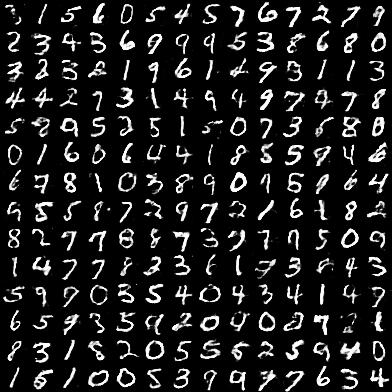
#> input picture latex/figures/sample_0100.jpg, 392 x 392 px, found by its file name; its folder holds 3 pictures in this run
$ python split.py
#> lines starting #> are read from the running program, lines starting #| are printed output that depends on the picture
from PIL import Image

# I may have mixed the weight and height

work_num = 100	# 25, 50 or 100
x_n, y_n = 14, 14
h, w = 28, 28
label_n = 10
sample_n = 7	# each class sample number

load_path = './figures/sample_%04d.jpg' % work_num
save_path = './figures/sorted_%04d.jpg' % work_num

img = Image.open(load_path)
#> img is the input picture: PIL image 392x392 RGB; min 0, max 255, mean 33.2

label = [
			[3, 1, 5, 6, 0, 5, 4, 5, 7, 6, 7, 2, 7, 9],
			[2, 3, 4, 3, 6, 9, 9, 9, 5, 3, 8, 6, 8, 0],
			[3, 2, 3,-1, 1, 9, 6, 1, 4, 9, 3, 1, 1, 3],
			[4, 4, 2, 7, 3, 1, 4, 9, 4, 9, 7, 4, 7, 8],
			[5, 8, 9, 5, 2, 5, 1, 5, 0, 7, 3, 6, 8, 8],
			[0, 1, 6, 0, 6, 4, 4, 1, 8, 5, 5, 9, 4, 6],
			[6, 7, 8, 1, 0, 3, 8, 9, 0, 4, 8, 9, 6, 4],
			[9, 5, 5, 8, 7, 2, 9, 7, 2, 1, 6, 1, 8, 2],
			[8, 2, 7, 7, 8, 8, 7, 3, 7, 7, 9, 5, 0, 9],
			[1, 4, 7, 7, 8, 3, 3, 6, 1,-1, 3,-1, 4, 3],
			[5, 9, 9, 0, 3, 5, 4, 0, 4, 3, 4, 1, 4, 7],
			[6, 5, 9, 3, 5, 9, 2, 0, 4, 0, 0, 7, 2, 1],
			[8, 3, 1, 8, 2, 0, 5, 5, 5, 2, 5, 9, 4, 0],
			[1, 6, 1, 0, 0, 5, 4, 9, 9, 7, 7, 6, 3, 4]
		]

# count = np.zeros(shape=[3, 10])

image_bucket = []
for i in range(label_n):
	image_bucket.append([])

# print(image_bucket)
# print(type(img))
# print(img.shape())


def cut_down(i, j):
	return img.crop((j*h, i*w, (j+1)*h, (i+1)*w))

# def piece_together():
# 	pass

# Classify
for i in range(x_n):
	for j in range(y_n):
		if label[i][j] != -1:
			image_bucket[label[i][j]].append(cut_down(i, j))

# piece_together
dest_im = Image.new('L', (sample_n * w, label_n * h))
#> dest_im: PIL image 196x280 L; every value is 0

for i in range(label_n):
	for j in range(sample_n):
		dest_im.paste(image_bucket[i][j], (j*h, i*w))
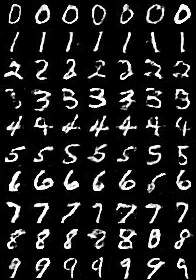
#> dest_im: PIL image 196x280 L; min 0, max 255, mean 33.2


dest_im.save(save_path)
